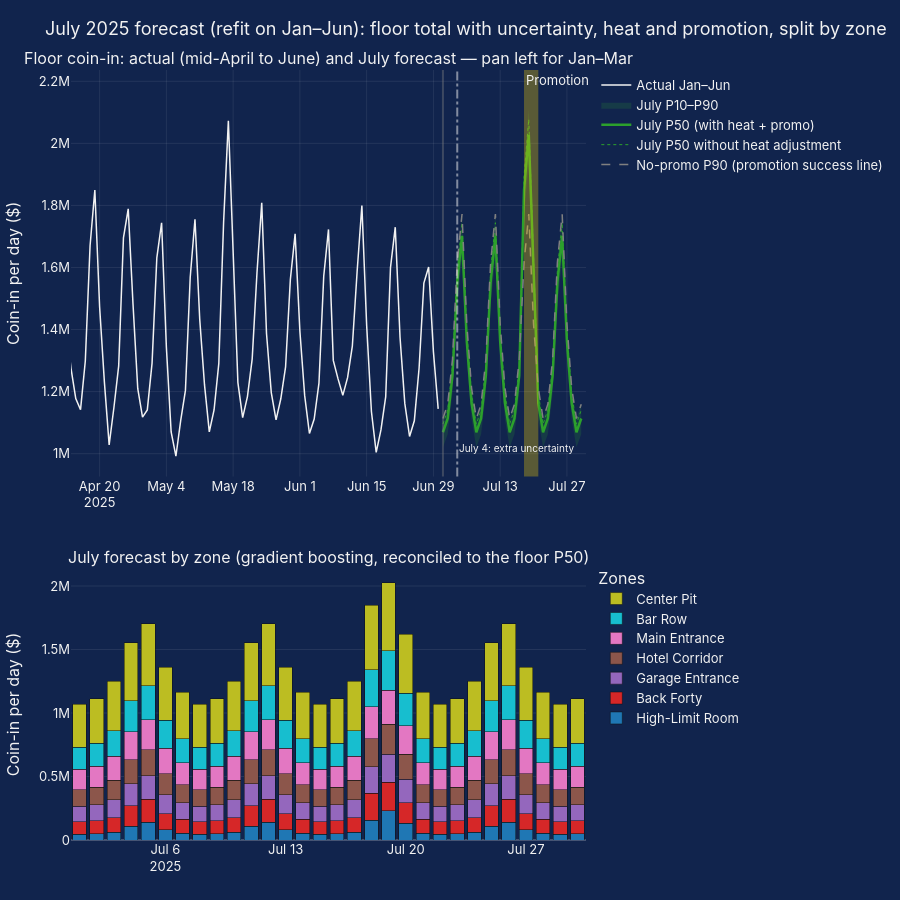

The notebook cell saved with this chart:
### Markdown cell above
## 12. July 2025 forecast
Validation is done, so every model is **refit on all six months** (January–June) before forecasting July.
- **Floor total:** weekday median × event-class boost; the Jul 18–20 promotion is a *headline weekend*.
- **Uncertainty:** daily P10/P90 = day-to-day noise × month-level drift, measured on January–June.
- **Heat:** effect per °C above 30°C estimated on January–June, applied to July's **normal** high: 104.5°F (40.3°C), NOAA 1991–2020 normals for Las Vegas (NWS Las Vegas, *Temperature Overview*). It's a forecastable input because normals are known in advance.
- **Split by zone:** gradient boosting (bank + game + weekday + event class), refit on January–June, predicts each machine on the floor on June 30, reconciled so each day adds up to the floor P50.
- **Expected win (theo)** = forecast coin-in × each machine's designed hold (1 − RTP).

### Code cell
# July 2025 forecast: floor total (P10/P50/P90) + heat adjustment + split by zone (bottom-up ML, reconciled)
import statsmodels.formula.api as smf

JULY_NORMAL_HIGH_C = 40.3      # NOAA 1991–2020 normal July high for Las Vegas: 104.5°F (NWS Las Vegas, "Temperature Overview")
PROMO = ("2025-07-18", "2025-07-20")

# ---------- 1) Floor total: weekday median x event-class boost, refit on ALL six months ----------
fl6 = d.groupby("date").agg(coin=("coin_in_usd", "sum"), wd=("local_weekday", "first"),
                            ec=("event_class", "first"), hot=("hot_deg", "first"), rain=("rain", "first")).reset_index()
wk6 = fl6[fl6["ec"] == "none"].groupby("wd")["coin"].median()
boost6 = {c: (fl6.loc[fl6["ec"] == c, "coin"] / fl6.loc[fl6["ec"] == c, "wd"].map(wk6)).median()
          for c in ["headline weekend", "long / weekday"]}

# P10/P90: day-to-day noise x month-level drift, measured on Jan–Jun
fl6["p50"] = fl6["wd"].map(wk6) * fl6["ec"].map(boost6).fillna(1)
fl6["r"] = fl6["coin"] / fl6["p50"]
fl6["m"] = fl6["date"].dt.month
daily_noise = fl6["r"] / fl6.groupby("m")["r"].transform("median")
month_level = fl6.groupby("m")["r"].median() / fl6["r"].median()
q10, q90 = np.quantile([a * b for a in daily_noise for b in month_level], [0.10, 0.90])

# Heat effect learned from Jan–Jun (log coin-in per °C above 30°C), applied to July's normal high
m_heat = smf.ols("np.log(coin) ~ C(wd) + C(ec) + hot + rain", data=fl6).fit()
heat_per_deg = m_heat.params["hot"]
heat_factor = np.exp(heat_per_deg * max(0, JULY_NORMAL_HIGH_C - 30))

jul = pd.DataFrame({"date": pd.date_range("2025-07-01", "2025-07-30")})
jul["wd"] = jul["date"].dt.strftime("%a")
jul["ec"] = np.where(jul["date"].between(*PROMO), "headline weekend", "none")
jul["p50_no_promo"] = jul["wd"].map(wk6)
jul["p50"] = jul["p50_no_promo"] * jul["ec"].map(boost6).fillna(1)
jul["p50_heat"] = jul["p50"] * heat_factor
jul["p10"], jul["p90"] = jul["p50_heat"] * q10, jul["p50_heat"] * q90
jul["success_line"] = jul["p50_no_promo"] * heat_factor * q90          # promo must beat the no-promo P90

# ---------- 2) Split by machine and zone: gradient boosting refit on all six months, reconciled ----------
cats_j, nums_j = ["local_weekday", "theme", "bank_id", "event_class"], []
prep_j = ColumnTransformer([("cat", OneHotEncoder(handle_unknown="ignore", sparse_output=False), cats_j)])
gbm_j = make_pipeline(prep_j, HistGradientBoostingRegressor(max_iter=300, learning_rate=0.05, random_state=0))
gbm_j.fit(d[cats_j], d["y"])

last_day = d["date"].max()
floor_now = d[d["date"] == last_day][["machine_id", "zone_name", "bank_id", "theme", "configured_rtp"]]   # machines on the floor Jun 30
avail6 = d.groupby("machine_id")["available_hours"].sum() / d.groupby("machine_id")["scheduled_hours"].sum()
grid = floor_now.merge(jul[["date", "wd", "ec"]], how="cross").rename(columns={"wd": "local_weekday", "ec": "event_class"})
grid["planned_hours"] = 24 * grid["machine_id"].map(avail6).fillna(avail6.mean())
grid["raw"] = np.expm1(gbm_j.predict(grid[cats_j])) * grid["planned_hours"]
scale = jul.set_index("date")["p50_heat"] / grid.groupby("date")["raw"].sum()
grid["coin_pred"] = grid["raw"] * grid["date"].map(scale)                      # reconciled to the floor total
grid["theo_pred"] = grid["coin_pred"] * (1 - grid["configured_rtp"])           # expected win = coin-in x designed hold

# ---------- 3) Summary ----------
june = d[d["date"].dt.month == 6]
z = pd.DataFrame({"June actual coin-in": june.groupby("zone_name")["coin_in_usd"].sum(),
                  "July forecast coin-in": grid.groupby("zone_name")["coin_pred"].sum(),
                  "July forecast theo": grid.groupby("zone_name")["theo_pred"].sum()})
z["change vs June"] = (z["July forecast coin-in"] / 30) / (z["June actual coin-in"] / 30) - 1
z.loc["FLOOR"] = z.sum(numeric_only=True)
z.loc["FLOOR", "change vs June"] = (z.loc["FLOOR", "July forecast coin-in"] / 30) / (z.loc["FLOOR", "June actual coin-in"] / 30) - 1

print(f"Event boosts (Jan–Jun): headline weekend x{boost6['headline weekend']:.3f}, long/weekday x{boost6['long / weekday']:.3f}")
print(f"Heat: {np.exp(heat_per_deg) - 1:+.2%} per °C above 30°C (Jan–Jun)  ->  July at {JULY_NORMAL_HIGH_C:.0f}°C: x{heat_factor:.3f}")
print(f"Daily band: P10 {q10-1:+.1%}, P90 {q90-1:+.1%}")
print(f"\nJuly total coin-in  P50 ${jul['p50_heat'].sum()/1e6:,.1f}M   (P10 ${jul['p10'].sum()/1e6:,.1f}M – P90 ${jul['p90'].sum()/1e6:,.1f}M)"
      f"   | without heat ${jul['p50'].sum()/1e6:,.1f}M | without promo ${(jul['p50_no_promo']*heat_factor).sum()/1e6:,.1f}M")
print(f"July expected win (theo): ${grid['theo_pred'].sum()/1e6:,.2f}M")
promo = jul[jul["ec"] == "headline weekend"]
print(f"Promotion Jul 18–20: P50 ${promo['p50_heat'].sum()/1e6:,.2f}M; counts as working if actual > ${promo['success_line'].sum()/1e6:,.2f}M (no-promo P90)\n")
z_show = z.copy()
for c in z_show.columns:
    z_show[c] = z_show[c].map(lambda v: f"{v:+.1%}") if "change" in c else z_show[c].map(lambda v: f"${v:,.0f}")
display(z_show)

# ---------- 4) Chart ----------
hist = d.groupby("date")["coin_in_usd"].sum()
fig = make_subplots(rows=2, cols=1, row_heights=[0.6, 0.4], vertical_spacing=0.12,
                    subplot_titles=("Floor coin-in: actual (mid-April to June) and July forecast — pan left for Jan–Mar",
                                    "July forecast by zone (gradient boosting, reconciled to the floor P50)"))
fig.add_trace(go.Scatter(x=hist.index, y=hist, name="Actual Jan–Jun", line=dict(color=WHITE, width=1.5)), row=1, col=1)
fig.add_trace(go.Scatter(x=list(jul["date"]) + list(jul["date"][::-1]), y=list(jul["p90"]) + list(jul["p10"][::-1]),
                         fill="toself", fillcolor="rgba(44,160,44,0.18)", line=dict(width=0), name="July P10–P90"), row=1, col=1)
fig.add_trace(go.Scatter(x=jul["date"], y=jul["p50_heat"], name="July P50 (with heat + promo)",
                         line=dict(color="#2ca02c", width=2.5)), row=1, col=1)
fig.add_trace(go.Scatter(x=jul["date"], y=jul["p50"], name="July P50 without heat adjustment",
                         line=dict(color="#2ca02c", width=1, dash="dot")), row=1, col=1)
fig.add_trace(go.Scatter(x=jul["date"], y=jul["success_line"], name="No-promo P90 (promotion success line)",
                         line=dict(color="gray", width=1.5, dash="dash")), row=1, col=1)
fig.add_vrect(x0=pd.Timestamp(PROMO[0]), x1=pd.Timestamp(PROMO[1]) + pd.Timedelta(days=1), fillcolor="gold", opacity=0.3,
              line_width=0, annotation_text="Promotion", annotation_position="top left", row=1, col=1)
fig.add_vline(x=pd.Timestamp("2025-07-04"), line_dash="dashdot", line_color=WHITE, opacity=0.5, row=1, col=1)
fig.add_annotation(x=pd.Timestamp("2025-07-04"), y=hist.min(), text="July 4: extra uncertainty", showarrow=False,
                   xanchor="left", yanchor="bottom", font=dict(size=10), row=1, col=1)
fig.add_vline(x=pd.Timestamp("2025-07-01"), line_color="gray", opacity=0.4, row=1, col=1)

zone_order = grid.groupby("zone_name")["coin_pred"].sum().sort_values().index
zcols = {"Back Forty": "#d62728"}
palette = ["#1f77b4", "#ff7f0e", "#9467bd", "#8c564b", "#e377c2", "#17becf", "#bcbd22"]
for i, zn in enumerate(zone_order):
    s = grid[grid["zone_name"] == zn].groupby("date")["coin_pred"].sum()
    fig.add_trace(go.Bar(x=s.index, y=s, name=zn, marker_color=zcols.get(zn, palette[i % len(palette)]),
                         legend="legend2"), row=2, col=1)
# Two legends: line legend beside the top chart, zone legend beside the bottom chart
fig.update_layout(legend=dict(x=1.02, y=1.0, yanchor="top"),
                  legend2=dict(x=1.02, y=0.36, yanchor="top", title_text="Zones"))
fig.update_layout(barmode="stack", height=900, hovermode="x unified",
                  title="July 2025 forecast (refit on Jan–Jun): floor total with uncertainty, heat and promotion, split by zone")
fig.update_xaxes(range=[pd.Timestamp("2025-04-14"), pd.Timestamp("2025-07-31")], row=1, col=1)   # zoom; pan left to see Jan–Mar
fig.update_yaxes(title_text="Coin-in per day ($)", row=1, col=1)
fig.update_yaxes(title_text="Coin-in per day ($)", row=2, col=1)
save(fig, "july_forecast", height=900)
